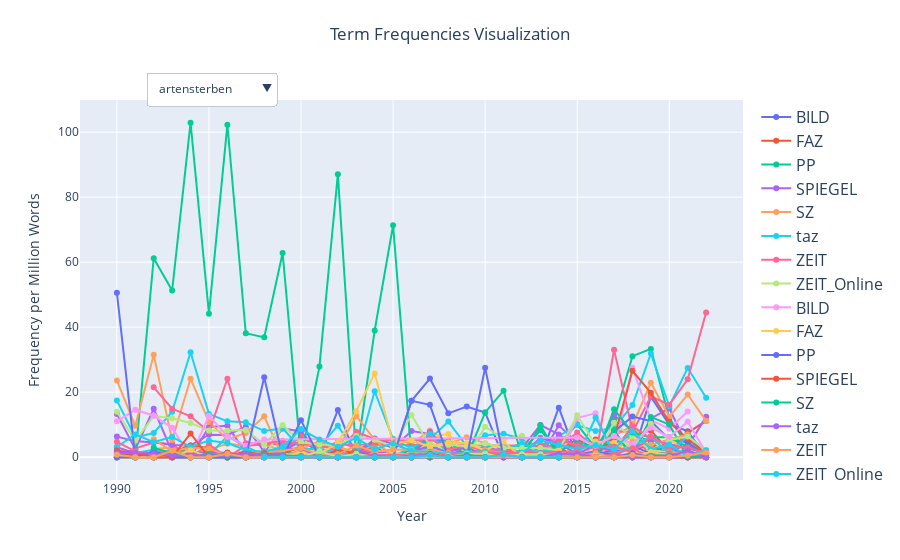

The cell this chart's notebook holds for it:
### Code cell
#Solo Generate Figure

# Create a figure
fig = go.Figure()

# Add traces for each term or source
for term in all_data['term'].unique():
    filtered_df = all_data[all_data['term'] == term].copy()
    for source in all_data['source'].unique():
        df_by_source = filtered_df[filtered_df['source'] == source]
        df_by_source = df_by_source.sort_values('year')  # Sort by year to ensure correct line plotting
        fig.add_trace(go.Scatter(x=df_by_source['year'], y=df_by_source['frequency_per_million'],
                                 mode='lines+markers',
                                 name=source.split(".")[0],  # Use only source name
                                 customdata=[term]*len(df_by_source),  # Add custom data for filtering
                                 visible=True,
                                 #line=dict(width=3)
                                 ))

# Generate dropdown items for each term
dropdown_items = []
for term in all_data['term'].unique():
    dropdown_items.append(
        {'label': term,
         'method': 'update',
         'args': [{'visible': [term == t.customdata[0] for t in fig.data]},
                  {'title': f'Term Frequencies: {term}'}]})

# Add dropdown
fig.update_layout(
    updatemenus=[
        go.layout.Updatemenu(
            buttons=dropdown_items,
            direction="down",
            pad={"r": 10, "t": 10},
            showactive=True,
            x=0.1,
            xanchor="left",
            y=1.1,
            yanchor="top"
        )
    ],
    legend=dict(
        font=dict(
            size=16,  # Adjust font size for legend labels
            #family="Arial, bold"
        )
    )
)

# Update layout
fig.update_layout(title_text="Term Frequencies Visualization",
                  title_x=0.5,  # Center the title
                  title_y=0.95,
                  xaxis=dict(title='Year'),
                  yaxis=dict(title='Frequency per Million Words'))

# Show figure
fig.show()

# Save figure as HTML
fig.write_html(file=os.getcwd() + '\\out\\timeline_term.html', include_plotlyjs=True)
